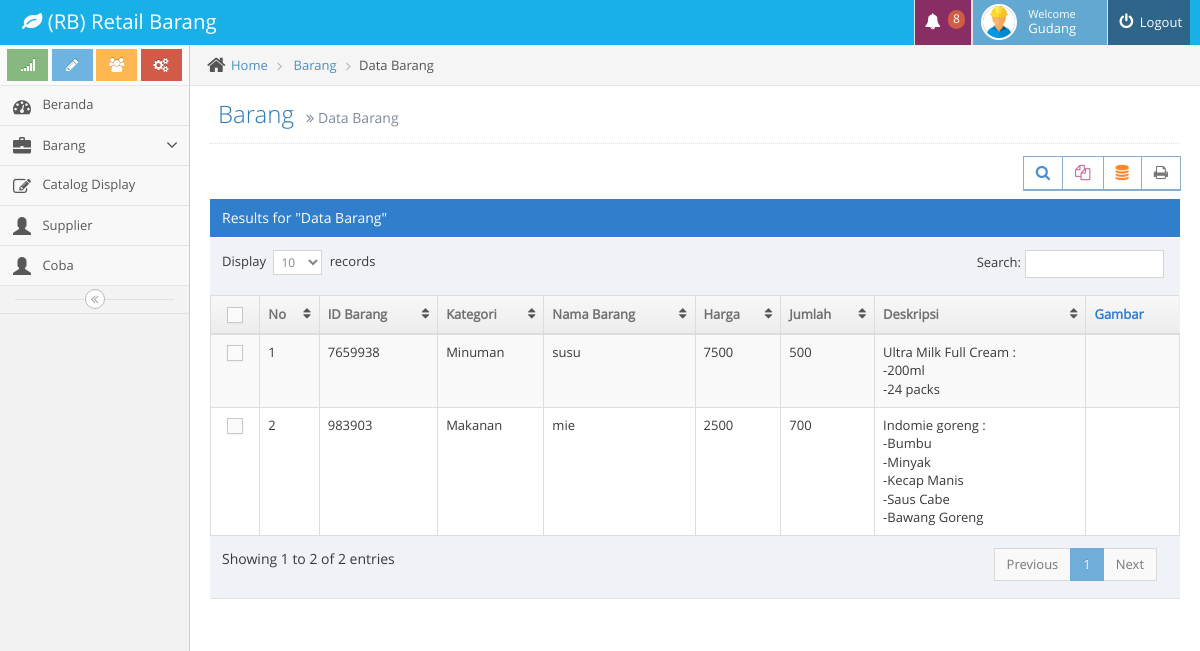
/index.php/stok/vbarang, run on the app's committed database.
### tables this page shows
CREATE TABLE `barang` (
  `id_barang` varchar(20) NOT NULL,
  `id_kategori` varchar(20) NOT NULL,
  `deskripsi_barang` text NOT NULL,
  `gambar_barang` varchar(200) NOT NULL,
  `nama_brg` varchar(20) NOT NULL,
  `harga_brg` int(11) NOT NULL,
  `jumlah_brg` int(11) NOT NULL
);

CREATE TABLE `kategori` (
  `id_kategori` varchar(20) NOT NULL,
  `nama_kategori` varchar(20) NOT NULL
);

### application/controllers/stok.php (called while the page is built, shortened)
<?php
class Stok extends CI_Controller {
    function __construct() {
        $this->load->model('m_stok');
        $this->load->helper('url');
    }
    function vbarang() {
        $data['barang'] = $this->m_stok->tampil();
        $this->load->view("/barang/vbarang", $data);
    }
}

### index.php (called while the page is built, shortened)
<?php
require_once BASEPATH.'core/CodeIgniter.php';

### application/models/m_stok.php (called while the page is built, shortened)
<?php
class M_stok extends CI_Model {
    function tampil() {
        $this->db->select('barang.*, kategori.nama_kategori');
        $this->db->from('barang');
        $this->db->join('kategori', 'kategori.id_kategori = barang.id_kategori', 'left');
        $data = $this->db->get();
        return $data->result();
    }
}

### application/views/barang/vbarang.php (the view, shortened to what this page needs)
<div class="main-content">
    <div class="main-content-inner">
        <div class="breadcrumbs ace-save-state" id="breadcrumbs">
            <ul class="breadcrumb">
                <li>
                    <i class="ace-icon fa fa-home home-icon"></i>
                    <a href="<?= base_url("welcome/home"); ?>">Home</a>
                </li>
                <li>
                    <a href="<?= base_url("stok/vbarang"); ?>">Barang</a>
                </li>
                <li class="active">Data Barang</li>
            </ul>
        </div>
        <div class="page-content">
            <div class="page-header">
                <h1>
                    Barang
                    <small>
                        <i class="ace-icon fa fa-angle-double-right"></i>
                        Data Barang
                    </small>
                </h1>
            </div>
             <div class="row">
                <div class="col-xs-12">
                    <div class="clearfix">
                        <div class="pull-right tableTools-container"></div>
                    </div>
                    <div class="table-header">
                        Results for "Data Barang"
                    </div>
                    <div>
                        <table id="dynamic-table" class="table table-striped table-bordered table-hover">
                            <thead>
                                <tr>
                                    <th class="center">
                                        <label class="pos-rel">
                                            <span class="lbl"></span>
                                        </label>
                                    </th>
                                    <th>No</th>
                                    <th>ID Barang</th>
                                    <th>Kategori</th>
                                    <th>Nama Barang</th>
                                    <th>Harga</th>
                                    <th>Jumlah</th>
                                    <th>Deskripsi</th>
                                    <th>Gambar</th>
                                </tr>
                            </thead>
                            <tbody>
                         <?php
                        $no = 1;
                        foreach ($barang as $b) {
                            ?>
                                    <tr>
                                        <td class="center">
                                            <label class="pos-rel">
                                                <span class="lbl"></span>
                                            </label>
                                        </td>
                                        <td><?php echo $no++ ?></td>
                                        <td><?php echo $b->id_barang ?></td>
                                        <td><?php echo $b->nama_kategori ?></td>
                                        <td><?php echo $b->nama_brg ?></td>
                                        <td><?php echo $b->harga_brg ?></td>
                                        <td><?php echo $b->jumlah_brg ?></td>
                                        <td><?php echo nl2br($b->deskripsi_barang) ?></td>
                                        <td><?php echo $b->gambar_barang ?></td>
                                    </tr>
                                <?php } ?>
                            </tbody>
                        </table>
                    </div>
                </div>
            </div>

### data on the page
barang: id_barang "7659938", id_kategori.nama_kategori "Minuman", nama_brg "susu", harga_brg "7500", jumlah_brg "500", deskripsi_barang "Ultra Milk Full Cream : -200ml -24 packs"
barang: id_barang "983903", id_kategori.nama_kategori "Makanan", nama_brg "mie", harga_brg "2500", jumlah_brg "700", deskripsi_barang "Indomie goreng : -Bumbu -Minyak -Kecap Manis -Saus Cabe -Bawang Goreng"
